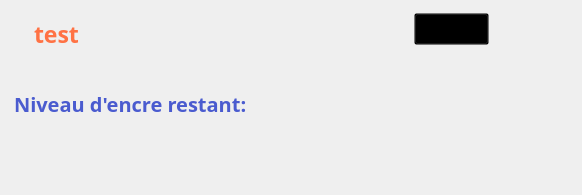
<?xml version="1.0" encoding="UTF-8"?>
<ui version="4.0">
 <class>Arduino_machine</class>
 <widget class="QDialog" name="Arduino_machine">
  <property name="geometry">
   <rect>
    <x>0</x>
    <y>0</y>
    <width>582</width>
    <height>195</height>
   </rect>
  </property>
  <property name="windowTitle">
   <string>Dialog</string>
  </property>
  <property name="styleSheet">
   <string notr="true">#Arduino_machine{
background-image:url(:/Machine_resources/img_m/bg.png);
}</string>
  </property>
  <widget class="QPushButton" name="showLCD_btn">
   <property name="geometry">
    <rect>
     <x>514</x>
     <y>93</y>
     <width>41</width>
     <height>31</height>
    </rect>
   </property>
   <property name="cursor">
    <cursorShape>PointingHandCursor</cursorShape>
   </property>
   <property name="styleSheet">
    <string notr="true">#showLCD_btn{
background-color:transparent;
border-radius:15px;

}

#showLCD_btn:hover{
background-color:#D6DBFD;

}</string>
   </property>
   <property name="text">
    <string/>
   </property>
   <property name="icon">
    <iconset resource="C:/Users/ALI/Desktop/printini-projet/Gestion_machines/Resources.qrc">
     <normaloff>:/Machine_resources/img_m/eye.png</normaloff>:/Machine_resources/img_m/eye.png</iconset>
   </property>
   <property name="iconSize">
    <size>
     <width>34</width>
     <height>34</height>
    </size>
   </property>
  </widget>
  <widget class="QPushButton" name="mute_btn">
   <property name="geometry">
    <rect>
     <x>518</x>
     <y>13</y>
     <width>31</width>
     <height>31</height>
    </rect>
   </property>
   <property name="styleSheet">
    <string notr="true">#mute_btn{
background-color:transparent;
border-radius:15px;

}

#mute_btn:hover{
background-color:#D6DBFD;

}</string>
   </property>
   <property name="text">
    <string/>
   </property>
   <property name="icon">
    <iconset resource="C:/Users/ALI/Desktop/printini-projet/Gestion_machines/Resources.qrc">
     <normaloff>:/Machine_resources/img_m/mute.png</normaloff>:/Machine_resources/img_m/mute.png</iconset>
   </property>
   <property name="iconSize">
    <size>
     <width>30</width>
     <height>30</height>
    </size>
   </property>
  </widget>
  <widget class="QLabel" name="label">
   <property name="geometry">
    <rect>
     <x>14</x>
     <y>83</y>
     <width>261</width>
     <height>41</height>
    </rect>
   </property>
   <property name="font">
    <font>
     <family>Montserrat</family>
     <pointsize>-1</pointsize>
     <weight>75</weight>
     <bold>true</bold>
    </font>
   </property>
   <property name="styleSheet">
    <string notr="true">background-color:transparent;
color:#341763;
color:#4a5bcf;
font-size:20px;
border-radius: 17px;</string>
   </property>
   <property name="text">
    <string>Niveau d'encre restant: </string>
   </property>
  </widget>
  <widget class="QLabel" name="niveauEncre">
   <property name="geometry">
    <rect>
     <x>290</x>
     <y>90</y>
     <width>111</width>
     <height>31</height>
    </rect>
   </property>
   <property name="font">
    <font>
     <family>Montserrat</family>
     <pointsize>14</pointsize>
     <weight>75</weight>
     <bold>true</bold>
    </font>
   </property>
   <property name="text">
    <string/>
   </property>
  </widget>
  <widget class="QPushButton" name="refreshBtn">
   <property name="geometry">
    <rect>
     <x>414</x>
     <y>13</y>
     <width>75</width>
     <height>32</height>
    </rect>
   </property>
   <property name="cursor">
    <cursorShape>PointingHandCursor</cursorShape>
   </property>
   <property name="styleSheet">
    <string notr="true">#refreshBtn{
background-color:transparent;
image: url(:/Machine_resources/img_m/refresh.png);
}

#refreshBtn:hover{
	image: url(:/Machine_resources/img_m/refresh-button.png);
}</string>
   </property>
   <property name="text">
    <string/>
   </property>
  </widget>
  <widget class="QLabel" name="nomMachine">
   <property name="geometry">
    <rect>
     <x>34</x>
     <y>13</y>
     <width>281</width>
     <height>41</height>
    </rect>
   </property>
   <property name="font">
    <font>
     <family>Montserrat</family>
     <pointsize>17</pointsize>
     <weight>75</weight>
     <bold>true</bold>
    </font>
   </property>
   <property name="styleSheet">
    <string notr="true">color:#FF7244;
</string>
   </property>
   <property name="text">
    <string>test</string>
   </property>
  </widget>
 </widget>
 <resources>
  <include location="C:/Users/ALI/Desktop/printini-projet/Gestion_machines/Resources.qrc"/>
 </resources>
 <connections/>
</ui>
